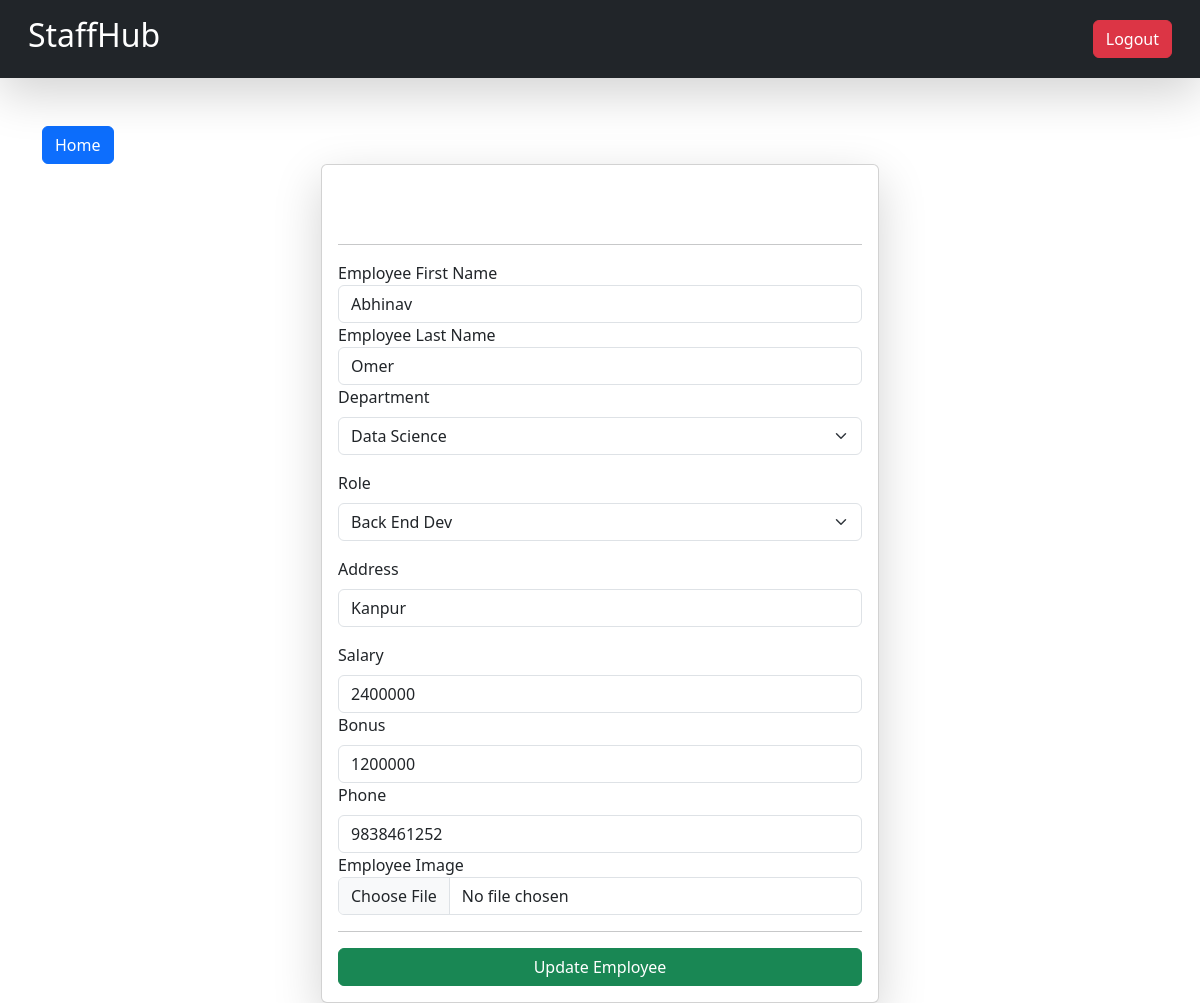
/update-emp/1 (signed in), run on the app's committed database.
### emp_app/models.py (models this page shows, shortened)
class Employee(models.Model):
    first_name = models.CharField(max_length=200,null=False)
    last_name = models.CharField(max_length=200)
    dept=models.ForeignKey(Department,on_delete=models.CASCADE)
    add=models.TextField(null=True,blank=True,max_length=200)
    salary = models.IntegerField(default=0)
    bonus=models.IntegerField(default=0)
    role=models.ForeignKey(Role,on_delete=models.CASCADE)
    phone=models.IntegerField(default=0)
    hire_date=models.DateField()
    img=models.ImageField(upload_to='images')

class Department(models.Model):
    name = models.CharField(max_length=200,null=False)
    location = models.CharField(max_length=200)
    def __str__(self):
        return self.name

class Role(models.Model):
    name = models.CharField(max_length=200,null=False)
    def __str__(self):
        return self.name

### emp_app/views.py (the view, shortened to what this page needs)
# urls.py: path('update-emp/<id>',views.update_emp,name='update-emp'),
@login_required(login_url='/login/')
def update_emp(request,id):
    queryset=Employee.objects.get(id=id)
    context={'employee':queryset}
    return render(request,'update_emp.html',context)

### emp_app/templates/update_emp.html (shortened to what this page needs)
{% extends "base.html" %}
{% block start%}
<div class="container mt-5">
    <a href="/" class="btn btn-primary">Home</a>
      <form class="col-6 mx-auto card p-3 shadow-lg" method="post" enctype="multipart/form-data">
          <h2>Update Employee</h2>
          <hr>
          <div class="form-group">
            <label for="exampleInputEmail1">Employee First Name</label>
            <input name="first_name"  value="{{employee.first_name}}" required type="text" class="form-control">
          </div>
          <div class="form-group">
            <label for="exampleInputEmail1">Employee Last Name</label>
            <input name="last_name"  value="{{employee.last_name}}" required type="text" class="form-control">
          </div>
          <div class="mb-3">
            <label for="Select" class="form-label">Department</label>
            <select name='dept' value="{{employee.dept}}" id="Select" class="form-select">
              <option>Data Science</option>
            </select>
          </div>
          <div class="mb-3">
            <label for="Select" class="form-label">Role</label>
            <select name='role' value="{{employee.role}}" id="Select" class="form-select">
              <option>Back End Dev</option>
            </select>
          </div>
          <div class="mb-3">
            <label for="exampleInputAddress" class="form-label">Address</label>
            <input name="add" required type="text" value="{{employee.add}}" class="form-control" id="exampleInputAddress">
          </div>
          <div class="form-group">
            <label for="validationCustom01" class="form-label">Salary</label>
            <input type="number" name='salary'  value="{{employee.salary}}" class="form-control" id="validationCustom01"  required>
          </div>
          <div class="form-group">
            <label for="validationCustom01" class="form-label">Bonus</label>
            <input type="number" name='bonus' value="{{employee.bonus}}" class="form-control" id="validationCustom01"  required>
          </div>
          <div class="form-group">
            <label for="validationCustom01" class="form-label">Phone</label>
            <input type="number" name='phone' value="{{employee.phone}}" class="form-control" id="validationCustom01"  required>
          </div>
          <div class="form-group">
              <label for="exampleInput">Employee Image</label>
              <input name="img" type="file" class="form-control">
            </div>
            <hr>
          <button type="submit" class="btn btn-success">Update Employee</button>
        </form>
  </div>
{% endblock %}

### emp_app/templates/base.html (style rules this page uses)
body { background-image: url(https://images.hdqwalls.com/wallpapers/dark-simple-red-abstract-4k-k1.jpg); background-repeat: no-repeat; background-size: cover; height: 100%; }
h1, h2, h3, p, li { color: #ffffff; }

### data on the page
Employee: first_name "Abhinav", last_name "Omer", dept "Data Science", role "Back End Dev", add "Kanpur", salary "2400000", bonus "1200000", phone "9838461252"
